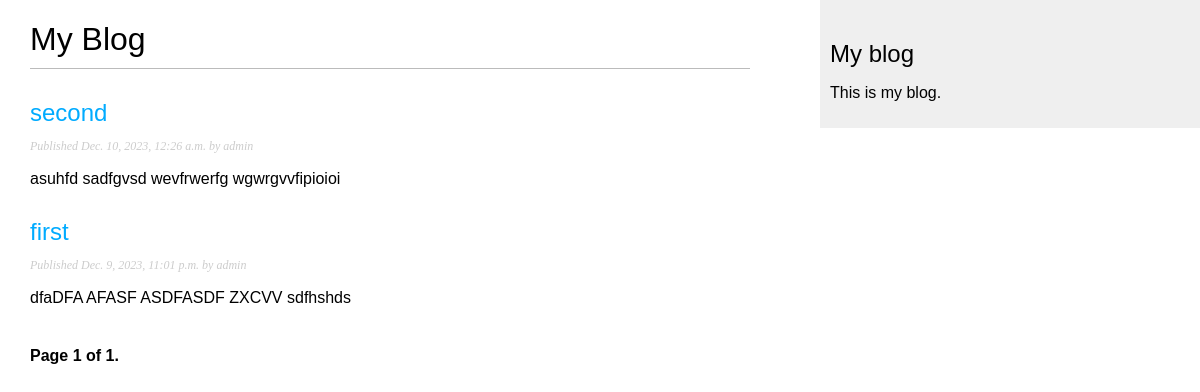
/blog/, run on an earlier commit of the app's database.
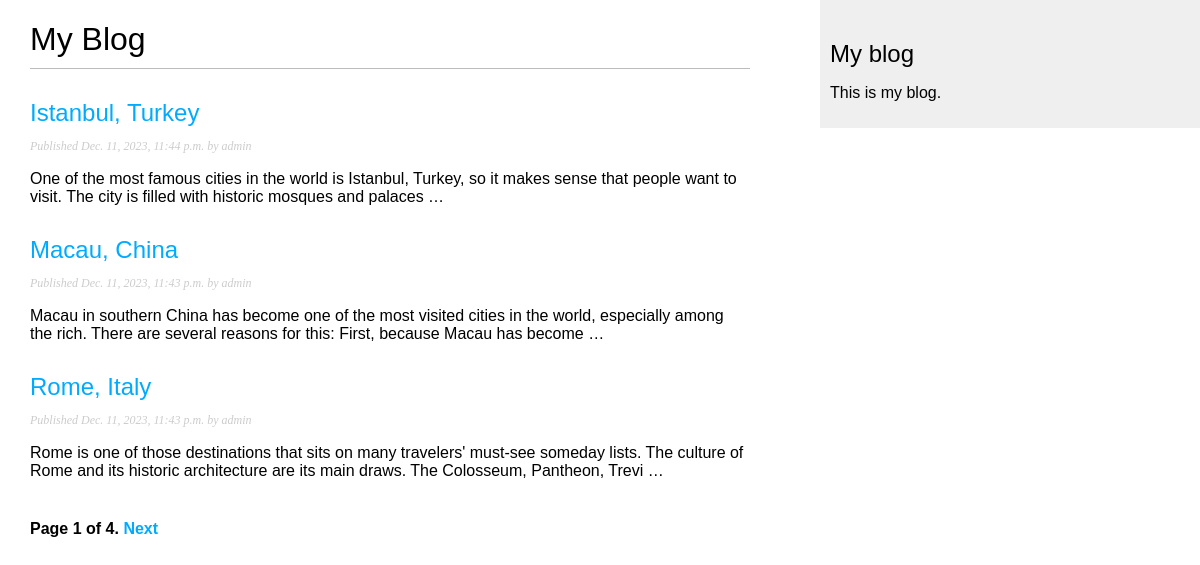
And on a later commit of the database.
### blog/models.py (models this page shows, shortened)
class Post(models.Model):
    class Status(models.TextChoices):
        DRAFT = 'DF', 'Draft'
        PUBLISHED = 'PB', 'Published'
    title = models.CharField(max_length=250)
    slug = models.SlugField(max_length=250, unique_for_date='publish')
    author = models.ForeignKey(User,
                               on_delete=models.CASCADE,
                               related_name='blog_posts')
    body = models.TextField()
    publish = models.DateTimeField(default=timezone.now)
    created = models.DateTimeField(auto_now_add=True)
    updated = models.DateTimeField(auto_now=True)
    status = models.CharField(max_length=2,
                              choices=Status.choices,
                              default=Status.DRAFT)
    objects = models.Manager()  # менеджер, применяемый по умолчанию
    published = PublishedManager()  # конкретно-прикладной менеджер
    class Meta:
        ordering = ['-publish']
        indexes = [
            models.Index(fields=['-publish']),
        ]
    def get_absolute_url(self):
        return reverse('blog:post_detail',
                       args=[self.publish.year,
                             self.publish.month,
                             self.publish.day,
                             self.slug])

### blog/views.py (the view)
# urls.py: path('', views.PostListView.as_view(), name='post_list'),
class PostListView(ListView):
 queryset = Post.published.all()
 context_object_name = 'posts'
 paginate_by = 3
 template_name = 'blog/post/list.html'

### blog/templates/blog/post/list.html (shortened to what this page needs)
{% extends "blog/base.html" %}
{% block content %}
 <h1>My Blog</h1>
 {% for post in posts %}
 <h2>
 <a href="{{ post.get_absolute_url }}">
 {{ post.title }}
 </a>
 </h2>
 <p class="date">
 Published {{ post.publish }} by {{ post.author }}
 </p>
 {{ post.body|truncatewords:30|linebreaks }}
 {% endfor %}
 {% include "pagination.html" with page=page_obj %}
{% endblock %}

### blog/templates/blog/base.html (shortened to what this page needs)
{% load static %}
<!DOCTYPE html>
<html>
<head>
 <link href="{% static 'css/blog.css' %}" rel="stylesheet">
</head>
<body>
 <div id="content">
 {% block content %}
 {% endblock %}
 </div>
 <div id="sidebar">
 <h2>My blog</h2>
 <p>This is my blog.</p>
 </div>
</body>
</html>

### blog/templates/pagination.html (shortened to what this page needs)
<div class="pagination">
    <span class="step-links">
        <span class="current">
            Page {{ page.number }} of {{ page.paginator.num_pages }}.
        </span>
        {% if page.has_next %}
            <a href="?page={{ page.next_page_number }}">Next</a>
        {% endif %}
    </span>
 </div>

### blog/static/css/blog.css (style rules this page uses)
body { margin:0; padding:0; font-family:helvetica, sans-serif; }
a { color:#00abff; text-decoration:none; }
h1 { font-weight:normal; border-bottom:1px solid #bbb; padding:0 0 10px 0; }
h2 { font-weight:normal; margin:30px 0 0; }
#content { float:left; width:60%; padding:0 0 0 30px; }
#sidebar { float:right; width:30%; padding:10px; background:#efefef; height:100%; }
p.date { color:#ccc; font-family: georgia, serif; font-size: 12px; font-style: italic; }
.pagination { margin:40px 0; font-weight:bold; }

What changed in the data, as far as the page shows it:
no longer on this page (row edited): Post: title "second", publish "Dec. 10, 2023, 12:26 a.m.", author "admin", body "asuhfd sadfgvsd wevfrwerfg wgwrgvvfipioioi"
no longer on this page (row edited): Post: title "first", publish "Dec. 9, 2023, 11:01 p.m.", author "admin", body "dfaDFA AFASF ASDFASDF ZXCVV sdfhshds"
added Post: title "Istanbul, Turkey", publish "Dec. 11, 2023, 11:44 p.m.", author "admin", body "One of the most famous cities in the world is Istanbul, Turkey, so it makes sense that people want to visit. The city is filled with historic mosques and palaces …"
added Post: title "Macau, China", publish "Dec. 11, 2023, 11:43 p.m.", author "admin", body "Macau in southern China has become one of the most visited cities in the world, especially among the rich. There are several reasons for this: First, because Macau has become …"
added Post: title "Rome, Italy", publish "Dec. 11, 2023, 11:43 p.m.", author "admin", body "Rome is one of those destinations that sits on many travelers' must-see someday lists. The culture of Rome and its historic architecture are its main draws. The Colosseum, Pantheon, Trevi …"
Also different on the page:
{{ page.paginator.num_pages }}: "1" → "4"
text now shown: "Next"
